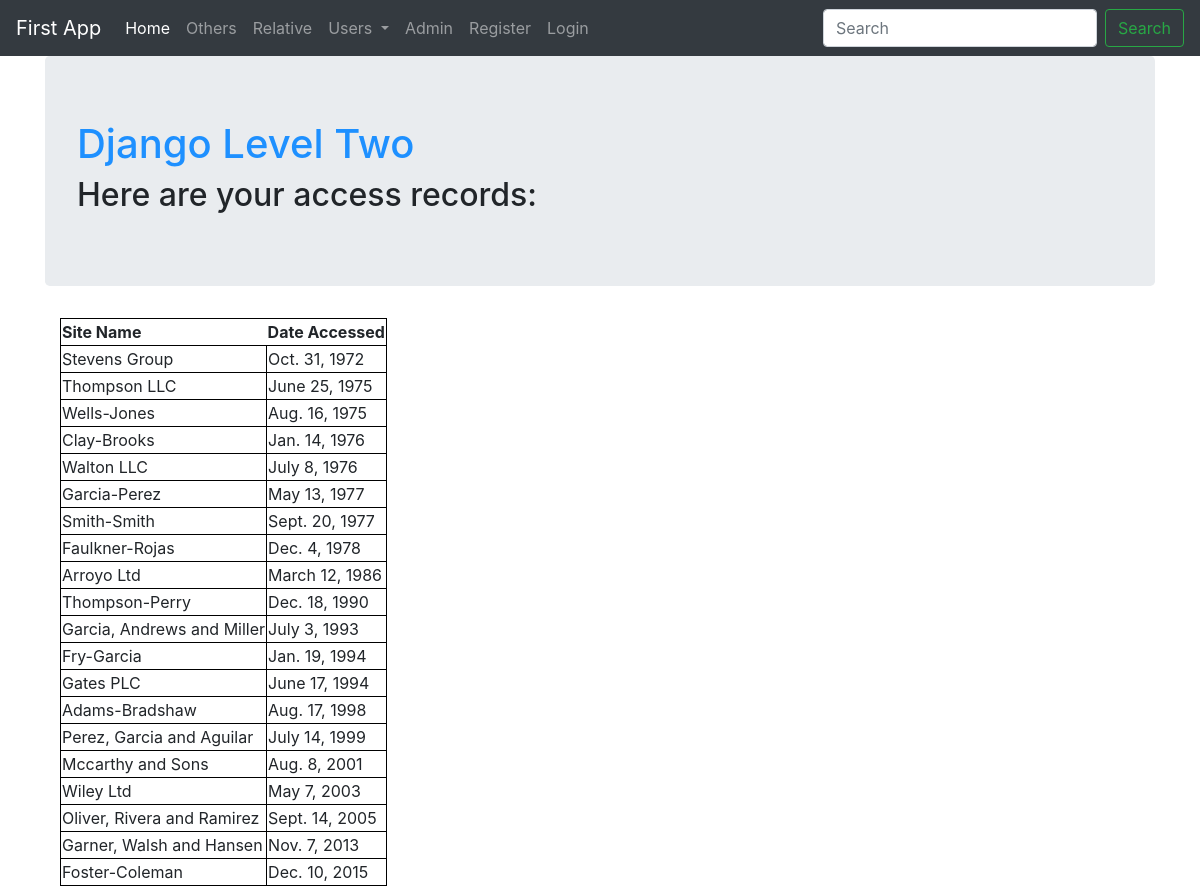
The page / on the database its author committed.
### first_app/models.py (models this page shows, shortened)
class AccessRecord(models.Model):
    name = models.ForeignKey(Webpage)
    date = models.DateField()

class Webpage(models.Model):
    topic = models.ForeignKey(Topic)
    name = models.CharField(max_length=264, unique=True)
    url = models.URLField(unique=True)
    def __str__(self):
        return self.name

### first_app/views.py (the view)
# urls.py: url(r'^$', views.index, name='index'),
def index(request):
    webpages_list = AccessRecord.objects.order_by('date')
    date_dict = {
        'title': 'Django Level Two',
        'access_records': webpages_list
    }
    return render(request, 'first_app/index.html', context=date_dict)

### templates/first_app/index.html
{% extends 'first_app/_base.html' %}
{% block body_block %}
  <div class="jumbotron">
    <h1>{{ title }}</h1>
    <h2>Here are your access records:</h2>
  </div>
  <div class="container">
    {% if access_records %}
      <table>
        <thead>
          <th>Site Name</th>
          <th>Date Accessed</th>
        </thead>
        {% for record in access_records %}
          <tr>
            <td>{{ record.name }}</td>
            <td>{{ record.date }}</td>
          </tr>
        {% endfor %}
      </table>
    {% else %}
      <p>No access records found!!</p>
    {% endif %}
  </div>
{% endblock %}

### static/css/main.css (style rules this page uses)
h1 { color: dodgerblue; }
table, td { border: 1px solid black; }

### rows shown on the page
AccessRecord: name "Stevens Group", date "Oct. 31, 1972"
AccessRecord: name "Thompson LLC", date "June 25, 1975"
AccessRecord: name "Wells-Jones", date "Aug. 16, 1975"
AccessRecord: name "Clay-Brooks", date "Jan. 14, 1976"
AccessRecord: name "Walton LLC", date "July 8, 1976"
AccessRecord: name "Garcia-Perez", date "May 13, 1977"
AccessRecord: name "Smith-Smith", date "Sept. 20, 1977"
AccessRecord: name "Faulkner-Rojas", date "Dec. 4, 1978"
AccessRecord: name "Arroyo Ltd", date "March 12, 1986"
AccessRecord: name "Thompson-Perry", date "Dec. 18, 1990"
AccessRecord: name "Garcia, Andrews and Miller", date "July 3, 1993"
AccessRecord: name "Fry-Garcia", date "Jan. 19, 1994"
AccessRecord: name "Gates PLC", date "June 17, 1994"
AccessRecord: name "Adams-Bradshaw", date "Aug. 17, 1998"
AccessRecord: name "Perez, Garcia and Aguilar", date "July 14, 1999"
AccessRecord: name "Mccarthy and Sons", date "Aug. 8, 2001"
AccessRecord: name "Wiley Ltd", date "May 7, 2003"
AccessRecord: name "Oliver, Rivera and Ramirez", date "Sept. 14, 2005"
AccessRecord: name "Garner, Walsh and Hansen", date "Nov. 7, 2013"
AccessRecord: name "Foster-Coleman", date "Dec. 10, 2015"

### other values the page prints
{{ title }} "Django Level Two"
